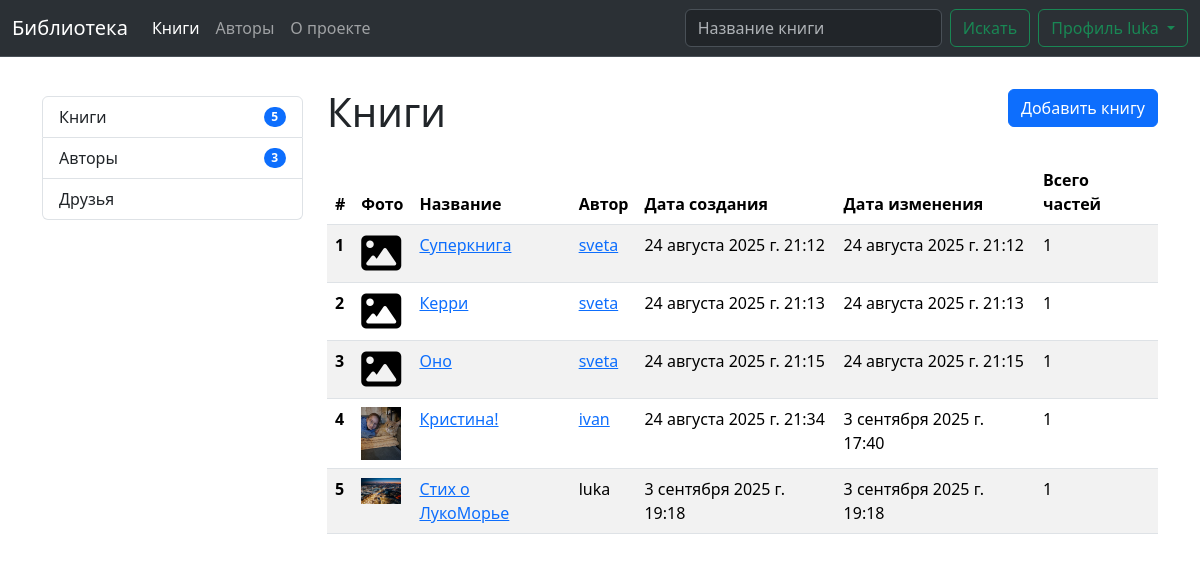
The page /books/ (signed in) on the database its author committed.
### library/models.py (models this page shows, shortened)
class Book(models.Model):
    title = models.CharField(max_length=250, unique=True)
    author = models.ForeignKey(User, on_delete=models.DO_NOTHING)
    description = HTMLField(null=True, blank=True)
    image = models.ImageField(null=True, blank=True, upload_to='books/')
    parts_num = models.PositiveIntegerField(default=0)
    created_at = models.DateTimeField(auto_now_add=True)
    updated_at = models.DateTimeField(auto_now=True)

### library/views.py (the view)
# urls.py: path('books/', BooksView.as_view(), name='books'),
class BooksView(TemplateView):
    template_name = 'library/books.html'
    def get_context_data(self, **kwargs):
        context = super().get_context_data(**kwargs)
        context['books'] = (
            Book.objects
            .select_related('author')  # автор тянется JOIN-ом
            .prefetch_related('bookpart_set')  # части книги тянутся отдельным запросом
        )
        return context

### library/context_processors.py (called while the page is built)
def menu_data(request):
    return {
        'authors_count': Profile.objects.filter(isAuthor=True).count(),
        'friends_count': request.user.profile.friends.count() if request.user.is_authenticated and hasattr(request.user, 'profile') else 0,
        'requests_count': request.user.profile.friends_request_to_me.count() if request.user.is_authenticated and hasattr(request.user, 'profile') else 0,
        'books_count': Book.objects.all().count(),
    }

### users/models.py (called while the page is built)
    @property
    def friends(self):
        sent = FriendRequest.objects.filter(from_user=self, accepted=True).values_list('to_user', flat=True)
        received = FriendRequest.objects.filter(to_user=self, accepted=True).values_list('from_user', flat=True)
        friend_ids = list(sent) + list(received)
        return Profile.objects.filter(id__in=friend_ids)

    @property
    def friends_request_to_me(self):
        received = FriendRequest.objects.filter(to_user=self, accepted=False).values_list('from_user', flat=True)
        request_ids = list(received)
        return Profile.objects.filter(id__in=request_ids)

### library/templates/library/books.html (shortened to what this page needs)
{% extends 'base-user.html' %}
{% block meta %}
    <link href="https://use.fontawesome.com/releases/v6.1.1/css/all.css" rel="stylesheet">
{% endblock %}
{% block main %}
    <div class="row justify-content-between">
        <div class="col">
            <h1 class="mt-3">Книги</h1>
        </div>
        {% if user.profile.isAuthor %}
            <div class="col-auto me-auto align-self-center justify-content-self-end">
                <a href="{% url 'library:book_create' %}" class="btn btn-primary">Добавить книгу</a>
            </div>
        {% endif %}
    </div>
    {% if books|length > 0 %}
    <table class="table table-striped mt-3">
      <thead>
        <tr>
          <th scope="col">#</th>
          <th scope="col">Фото</th>
          <th scope="col">Название</th>
          <th scope="col">Автор</th>
          <th scope="col">Дата создания</th>
          <th scope="col">Дата изменения</th>
          <th scope="col">Всего частей</th>
        </tr>
      </thead>
      <tbody>
      {% for i in books %}
        <tr>
          <th scope="row">{{ forloop.counter }}</th>
          <td>
              {% if i.image %}
                  <img src="{{ i.image.url }}" alt="img" width="40">
              {% else %}
                <i class="fa-solid fa-image" style="font-size: 40px"></i>
              {% endif %}
          </td>
          <td>
              <a href="{% url 'library:book_details' i.pk %}">{{ i.title }}</a>
          </td>
            {% if i.author.pk == user.pk %}
            <td>{{ i.author.username }}</td>
            {% else %}
            <td><a href="{% url 'library:author' i.author.profile.pk %}">{{ i.author.username }}</a></td>
            {% endif %}
          <td>{{ i.created_at }}</td>
          <td>{{ i.updated_at }}</td>
          <td>{{ i.parts_num }}</td>
        </tr>
      {% endfor %}
      </tbody>
    </table>
    {% else %}
        <p>Список пуст...</p>
    {% endif %}
{% endblock %}

### templates/includes/header.html (shortened to what this page needs)
<nav class="navbar fixed-top navbar-expand-lg bg-body-tertiary bg-dark border-bottom border-body" data-bs-theme="dark">
  <div class="container-fluid">
    <a class="navbar-brand" href="{% url 'library:home' %}">Библиотека</a>
    <div class="collapse navbar-collapse" id="navbarSupportedContent">
      <ul class="navbar-nav me-auto mb-2 mb-lg-0">
        <li class="nav-item">
          <a
            class="nav-link {% if request.resolver_match.url_name == 'books' %}active{% endif %}"
            href="{% url 'library:books' %}"
          >Книги</a>
        </li>
        <li class="nav-item">
          <a
            class="nav-link {% if request.resolver_match.url_name == 'authors' %}active{% endif %}"
            href="{% url 'library:authors' %}"
          >Авторы</a>
        </li>
        <li class="nav-item">
          <a
            class="nav-link {% if request.resolver_match.url_name == 'about' %}active{% endif %}"
            href="{% url 'library:about' %}"
          >О проекте</a>
        </li>
      </ul>
      <form class="d-flex" role="search" method="get" action="{% url 'library:home' %}">
        <input class="form-control me-2" type="search" placeholder="Название книги" aria-label="Название книги"/>
        <button class="btn btn-outline-success" type="submit">Искать</button>
      </form>
        {% if user.is_authenticated and user.profile %}
        <div class="dropdown">
          <button class="btn btn-outline-success dropdown-toggle ms-2" type="button" data-bs-toggle="dropdown" aria-expanded="false">
            Профиль {{ user.username }}
          </button>
        </div>
        {% else %}
            <form class="d-flex ms-2" method="post" action="{% url 'users:login' %}">
              {% csrf_token %}
              <button class="btn btn-outline-success" type="submit">Вход</button>
            </form>
        {% endif %}
    </div>
  </div>
</nav>

### static/css/base.css (style rules this page uses)
html, body { height: 100%; }

### rows shown on the page
Book: title "Суперкнига", author.username "sveta", created_at "24 августа 2025 г. 21:12", updated_at "24 августа 2025 г. 21:12", parts_num "1"
Book: title "Керри", author.username "sveta", created_at "24 августа 2025 г. 21:13", updated_at "24 августа 2025 г. 21:13", parts_num "1"
Book: title "Оно", author.username "sveta", created_at "24 августа 2025 г. 21:15", updated_at "24 августа 2025 г. 21:15", parts_num "1"
Book: image (picture), title "Кристина!", author.username "ivan", created_at "24 августа 2025 г. 21:34", updated_at "3 сентября 2025 г. 17:40", parts_num "1"
Book: image (picture), title "Стих о ЛукоМорье", author.username "luka", created_at "3 сентября 2025 г. 19:18", updated_at "3 сентября 2025 г. 19:18", parts_num "1"

### other values the page prints
{{ user.username }} "luka"
{{ books_count }} "5"
{{ authors_count }} "3"
